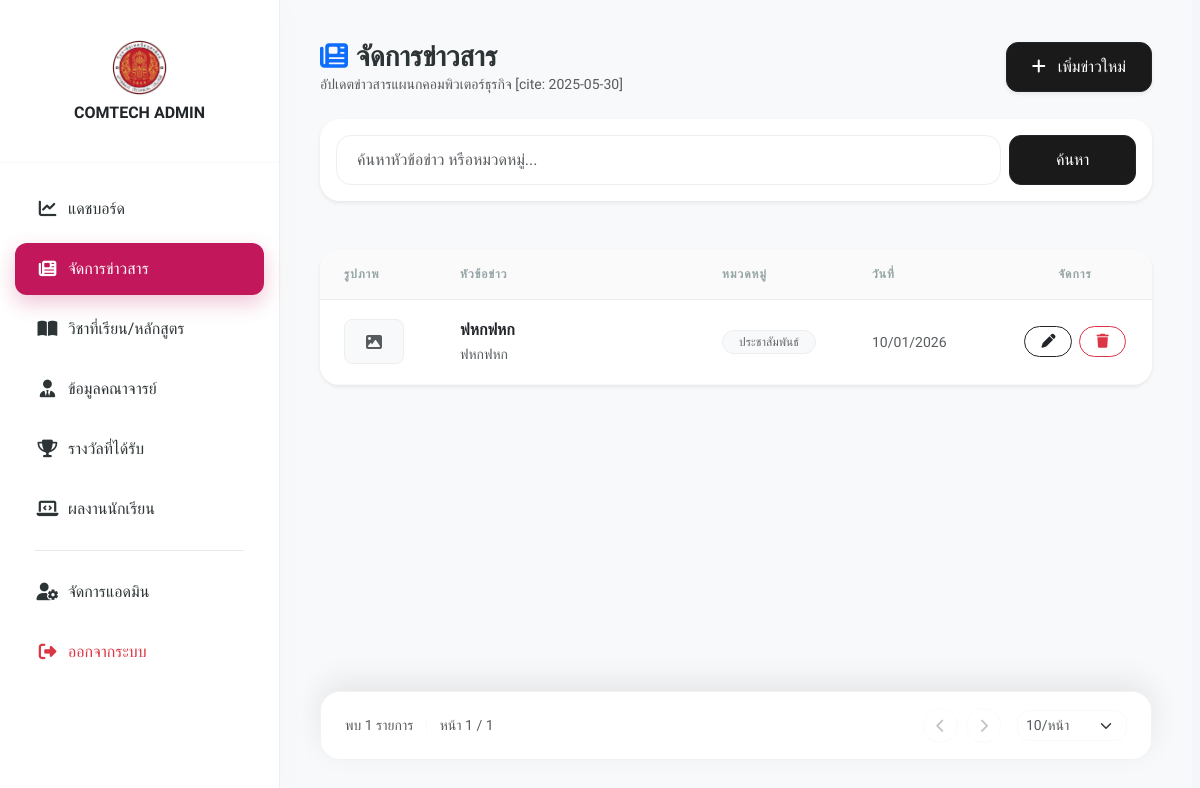
Page /admin/news/index.php (signed in) on the committed database.
### tables this page shows
CREATE TABLE `news` (
  `id` int NOT NULL,
  `topic` varchar(255) NOT NULL,
  `content` text NOT NULL,
  `category` varchar(100) DEFAULT 'ประชาสัมพันธ์',
  `image` varchar(255) DEFAULT NULL,
  `created_at` datetime DEFAULT CURRENT_TIMESTAMP
);

### admin/news/index.php (the view, shortened to what this page needs)
<?php
require_once __DIR__ . '/../../config/db.php';
$search = isset($_GET['search']) ? trim($_GET['search']) : '';
$limit = 10;
$page = isset($_GET['page']) ? (int)$_GET['page'] : 1;
$offset = ($page - 1) * $limit;
try {
    $where = "WHERE 1=1";
    $total_stmt = $pdo->prepare("SELECT COUNT(*) FROM news $where");
    $total_stmt->execute();
    $total_items = $total_stmt->fetchColumn();
    $total_pages = ceil($total_items / $limit);
    $stmt = $pdo->prepare("SELECT * FROM news $where ORDER BY created_at DESC LIMIT :limit OFFSET :offset");
    $stmt->bindValue(':limit', $limit, PDO::PARAM_INT);
    $stmt->bindValue(':offset', $offset, PDO::PARAM_INT);
    $stmt->execute();
    $newsList = $stmt->fetchAll();
} catch (PDOException $e) { $newsList = []; $total_pages = 0; $total_items = 0; }
?>
<!DOCTYPE html>
<html lang="th">
<head>
    <link href="https://cdn.jsdelivr.net/npm/bootstrap@5.3.0/dist/css/bootstrap.min.css" rel="stylesheet">
    <link rel="stylesheet" href="https://cdnjs.cloudflare.com/ajax/libs/font-awesome/6.4.0/css/all.min.css">
    <link rel="stylesheet" href="../../assets/css/admin_style.css">
</head>
<body>
<div class="admin-wrapper">
    <?php include '../includes/sidebar.php'; ?>
    <div class="main-content">
        <div class="content-wrapper">
            <div class="d-flex justify-content-between align-items-center mb-4">
                <div>
                    <h3 class="fw-bold m-0"><i class="fa-solid fa-newspaper me-2 text-primary"></i>จัดการข่าวสาร</h3>
                    <p class="text-muted small m-0">อัปเดตข่าวสารแผนกคอมพิวเตอร์ธุรกิจ [cite: 2025-05-30]</p>
                </div>
                <a href="add.php" class="btn btn-dark rounded-pill px-4 shadow-sm">
                    <i class="fa-solid fa-plus me-2"></i> เพิ่มข่าวใหม่
                </a>
            </div>
            <div class="card border-0 shadow-sm rounded-20 p-3 mb-5 bg-white">
                <form method="GET" class="row g-2">
                    <div class="col-md-9 col-lg-10">
                        <input type="text" name="search" class="form-control search-box" placeholder="ค้นหาหัวข้อข่าว หรือหมวดหมู่..." value="<?= htmlspecialchars($search) ?>">
                    </div>
                    <div class="col-md-3 col-lg-2">
                        <button type="submit" class="btn btn-dark w-100 rounded-15 fw-500 h-100">ค้นหา</button>
                    </div>
                </form>
            </div>
            <div class="card border-0 shadow-sm rounded-20 overflow-hidden mb-4">
                <div class="card-body p-0">
                    <div class="table-responsive">
                        <table class="table table-hover align-middle m-0">
                            <thead>
                                <tr>
                                    <th class="ps-4 py-3" width="120">รูปภาพ</th>
                                    <th class="py-3">หัวข้อข่าว</th>
                                    <th class="py-3" width="150">หมวดหมู่</th>
                                    <th class="py-3" width="150">วันที่</th>
                                    <th class="pe-4 py-3 text-center" width="150">จัดการ</th>
                                </tr>
                            </thead>
                            <tbody>
                                <?php if (!empty($newsList)): ?>
                                    <?php foreach ($newsList as $row): ?>
                                        <tr>
                                            <td class="ps-4">
                                                <div class="preview-box-sm">
                                                    <?php
                                                    $img_path = "../../uploads/news/" . $row['image'];
                                                    if (!empty($row['image']) && file_exists($img_path)): ?>
                                                        <img src="<?= $img_path ?>" class="w-100 h-100" style="object-fit: cover;">
                                                    <?php else: ?>
                                                        <i class="fa-solid fa-image text-muted opacity-30"></i>
                                                    <?php endif; ?>
                                                </div>
                                            </td>
                                            <td>
                                                <div class="fw-bold text-dark text-truncate" style="max-width: 350px;"><?= htmlspecialchars($row['topic']) ?></div>
                                                <small class="text-muted"><?= mb_strimwidth(strip_tags($row['content']), 0, 70, "...") ?></small>
                                            </td>
                                            <td><span class="badge rounded-pill bg-light text-dark border px-3"><?= htmlspecialchars($row['category']) ?></span></td>
                                            <td><small class="text-muted"><?= date('d/m/Y', strtotime($row['created_at'])) ?></small></td>
                                            <td class="pe-4 text-center">
                                                <div class="btn-group gap-2">
                                                    <a href="edit.php?id=<?= $row['id'] ?>" class="btn btn-sm btn-outline-dark rounded-pill px-3"><i class="fa-solid fa-pen"></i></a>
                                                    <button onclick="confirmDelete(<?= $row['id'] ?>)" class="btn btn-sm btn-outline-danger rounded-pill px-3"><i class="fa-solid fa-trash"></i></button>
                                                </div>
                                            </td>
                                        </tr>
                                    <?php endforeach; ?>
                                <?php else: ?>
                                    <tr><td colspan="5" class="text-center py-5 text-muted">ไม่พบข้อมูลที่มึงค้นหาเพื่อน! [cite: 2025-05-31]</td></tr>
                                <?php endif; ?>
                            </tbody>
                        </table>
                    </div>
                </div>
            </div>
        </div>
        <?php if ($total_items > 0): ?>
        <div class="footer-pagination-sticky">
            <div class="card footer-card shadow-sm border-0">
                <div class="card-body px-4 py-3">
                    <div class="d-flex justify-content-between align-items-center">
                        <div class="text-muted small fw-600">
                            พบ <?= number_format($total_items) ?> รายการ <span class="mx-2 text-light">|</span> หน้า <?= $page ?> / <?= $total_pages ?>
                        </div>
                        <div class="d-flex align-items-center gap-3">
                            <div class="d-flex gap-2">
                                <?php $query_str = "&search=" . urlencode($search); ?>
                                <a href="?page=<?= $page - 1 ?><?= $query_str ?>" class="btn-nav <?= ($page <= 1) ? 'disabled' : '' ?>"><i class="fa-solid fa-chevron-left small"></i></a>
                                <a href="?page=<?= $page + 1 ?><?= $query_str ?>" class="btn-nav <?= ($page >= $total_pages) ? 'disabled' : '' ?>"><i class="fa-solid fa-chevron-right small"></i></a>
                            </div>
                            <select class="form-select form-select-sm rounded-12 border-light text-muted" style="width: 110px;">
                                <option><?= $limit ?>/หน้า</option>
                            </select>
                        </div>
                    </div>
                </div>
            </div>
        </div>
        <?php endif; ?>
    </div>
</div>
</body>
</html>

### assets/css/admin_style.css (style rules this page uses)
:root { --primary-color:#c2185b; --dark-main:#1a1a1a; --light-bg:#f4f6f9; --card-white:#fff; --text-dark:#2d3436; --text-muted:#95a5a6; --border-color:#eee; --transition:all .3s cubic-bezier(.4,0,.2,1); --shadow-sm:0 5px 15px rgba(0,0,0,.03); --shadow-md:0 10px 30px rgba(0,0,0,.08); }
body { font-family:'Prompt',sans-serif; background:var(--light-bg); color:var(--text-dark); margin:0; overflow-x:hidden; }
.admin-wrapper { display:flex;min-height:100vh }
.main-content { flex:1; margin-left:280px; padding:40px; width:calc(100% - 280px); transition:var(--transition); display:flex; flex-direction:column; min-height:100vh; background:#f8f9fa; }
.content-wrapper { flex:1 0 auto;padding-bottom:20px }
.table thead th { background:#fafafa; border-bottom:1px solid var(--border-color); padding:18px 20px; font-weight:600; text-transform:uppercase; letter-spacing:1px; font-size:.75rem; color:var(--text-muted); }
.table tbody td { padding:18px 20px;border-bottom:1px solid #f9f9f9 }
.table .badge { font-weight:400; padding:5px 12px; background:#f8f9fa!important; color:#666!important; border:1px solid #eee!important; border-radius:50px; }
.rounded-12 { border-radius:12px!important }
.rounded-15 { border-radius:15px!important }
.rounded-20 { border-radius:20px!important }
.btn-dark { background:var(--dark-main)!important; color:#fff!important; border-radius:12px!important; padding:12px 25px!important; font-weight:500; transition:var(--transition)!important; }
.search-box { border-radius:15px; border:1px solid #eee; padding:12px 20px; transition:.3s; }
.btn-nav { width:35px;height:35px; border-radius:50%!important; display:flex; align-items:center; justify-content:center; transition:.3s; border:1px solid #eee!important; background:#fff; color:#333; text-decoration:none; }
.btn-nav.disabled { opacity:.3;cursor:not-allowed }
.portrait-preview-sm,.preview-box-sm { width:60px;height:45px; background:#f8f9fa; border:1px solid #eee; border-radius:8px; display:flex; align-items:center; justify-content:center; overflow:hidden; }
.footer-pagination-sticky { position:sticky; bottom:20px; z-index:100; margin-top:20px; }
.footer-card { border-radius:20px; border:1px solid rgba(0,0,0,.05)!important; background:rgba(255,255,255,.95); backdrop-filter:blur(10px); box-shadow:0 -10px 30px rgba(0,0,0,.08)!important; }
@media (min-width:992px) { body { overflow:auto!important } }
html { box-sizing:border-box; scrollbar-gutter: stable; }
*,*::before,*::after { box-sizing:inherit; }

### rows in the picture
news: topic "ฟหกฟหก", content "ฟหกฟหก", category "ประชาสัมพันธ์", created_at "10/01/2026"

### other values in the picture
$total_items "1"
$page "1"
$total_pages "1"
form field value "10/หน้า"
